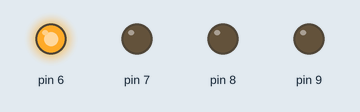
Bench run of a sketch on a simulated Arduino Uno, built with avr-gcc and run on an emulated ATmega328P. Parts: output pins drawn as LEDs (lit = HIGH).

Above: at 5.0 s.
At 10.5 s:
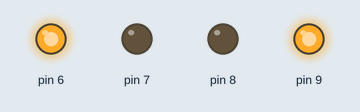
At 16.0 s:
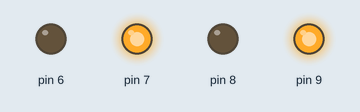
At 26.0 s:
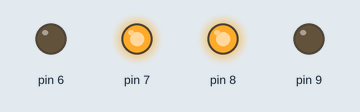
Timing chart, 0 to 40.3 s (numbered marks = the images above):
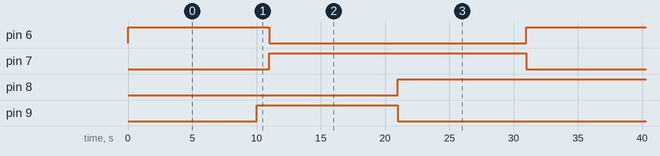

The sketch:

motors.ino
```cpp
int motorright1=6;
int motorright2=7;
int motorleft1=8;
int motorleft2=9;
void setup() {
pinMode(6,OUTPUT);
pinMode(7,OUTPUT);
pinMode(8,OUTPUT);
pinMode(9,OUTPUT);
}

void loop() {
digitalWrite(6,HIGH);
digitalWrite(7,LOW);
delay(10000);
//الموتور الايمن يتحرك الي الامام
digitalWrite(8,LOW);
digitalWrite(9,HIGH);
delay(1000);

//الموتور الايسر يتحرك للخلف
digitalWrite(6,LOW);
digitalWrite(7,HIGH);
delay(10000);

//الموتور الايمن يتحرك للخلف
digitalWrite(8,HIGH);
digitalWrite(9,LOW);
delay(10000);

//الموتور الايسر يتحرك للامام
}
```

Measured:
- by itself, pin 6, pin 9: alternates HIGH for 11.0 s and LOW for 20.0 s
- by itself, pin 7, pin 8: alternates HIGH for 20.0 s and LOW for 11.0 s
- by itself, everything shown: repeats every 31.0 s, in 4 steps
